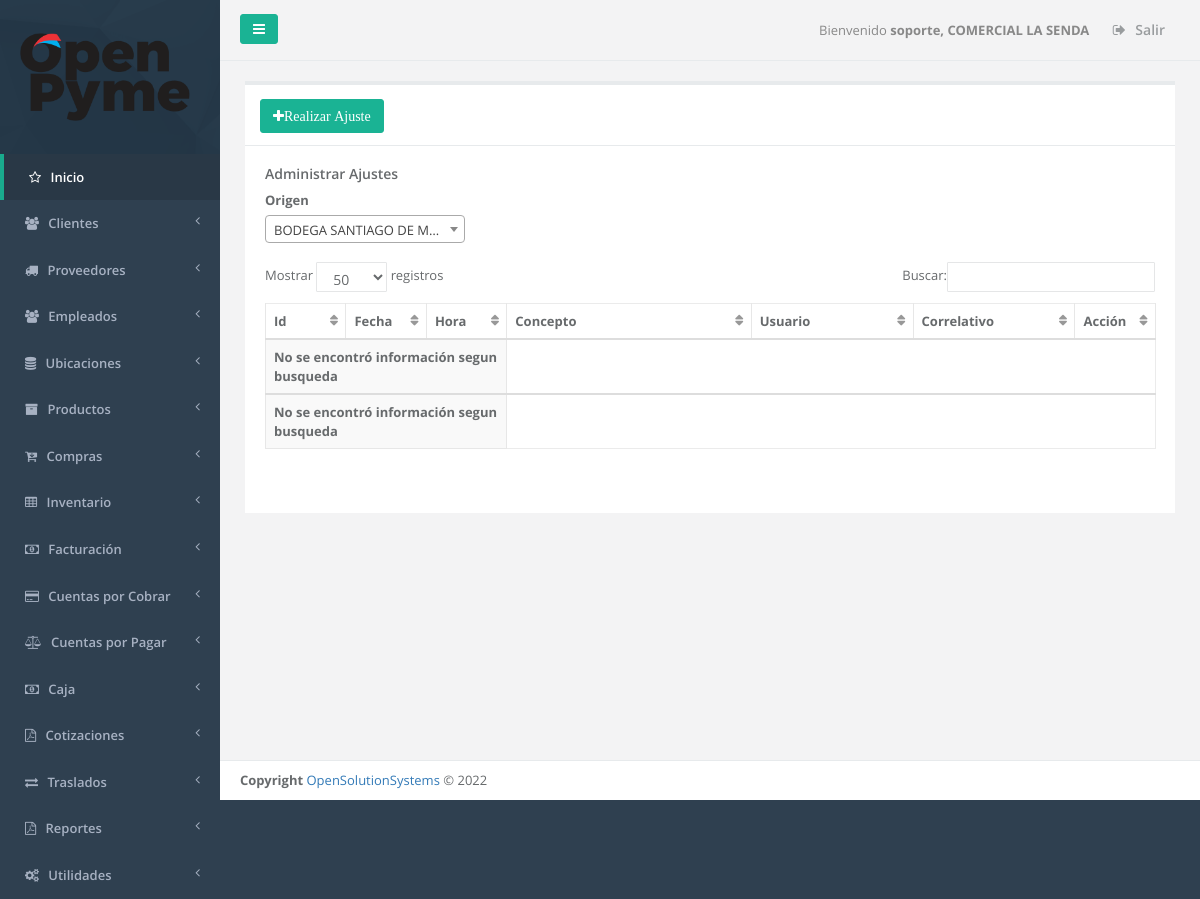
Screenshot of /admin_ajuste.php (signed in) with the database file from the repository.
### tables this page shows
CREATE TABLE `sucursal` (
  `id_server` int(11) NOT NULL,
  `unique_id` text NOT NULL,
  `id_sucursal` int(11) NOT NULL,
  `descripcion` text NOT NULL,
  `direccion` varchar(255) NOT NULL,
  `telefono1` varchar(20) NOT NULL,
  `telefono2` varchar(20) NOT NULL,
  `casa_matriz` tinyint(1) NOT NULL,
  `iva` float NOT NULL,
  `monto_retencion1` float NOT NULL,
  `monto_retencion10` float NOT NULL,
  `monto_percepcion` float NOT NULL,
  `n_sucursal` int(11) NOT NULL,
  `vigencia_factura` int(11) NOT NULL,
  `vigencia_pedido` int(11) NOT NULL,
  `giro` varchar(100) NOT NULL,
  `nrc` varchar(100) NOT NULL,
  `nit` varchar(100) NOT NULL,
  `razon_social` varchar(150) NOT NULL,
  `logo` varchar(150) NOT NULL,
  `serie_cof` varchar(100) NOT NULL,
  `desde_cof` int(11) NOT NULL,
  `hasta_cof` int(11) NOT NULL,
  `serie_ccf` varchar(100) NOT NULL,
  `desde_ccf` int(11) NOT NULL,
  `hasta_ccf` int(11) NOT NULL,
  `ultima_act` date NOT NULL
);

CREATE TABLE `menu` (
  `id_server` int(11) NOT NULL,
  `unique_id` text NOT NULL,
  `id_menu` int(11) NOT NULL,
  `nombre` varchar(250) DEFAULT NULL,
  `prioridad` int(11) DEFAULT NULL,
  `icono` varchar(250) NOT NULL,
  `visible` tinyint(1) NOT NULL
);

### _conexion.php (called while the page is built, shortened)
<?php
$username = "root";
$password = "admin$";
$hostname = "localhost";
$dbname = "senda";
$conexion = mysqli_connect("$hostname","$username","$password","$dbname");
function _query($sql_string){
  global $conexion;
  mysqli_set_charset($conexion,"utf8");
  $query=mysqli_query($conexion,$sql_string);
  return $query;
}
function _fetch_array($sql_string){
  $fetched = mysqli_fetch_array($sql_string,MYSQLI_ASSOC);
  return $fetched;
}
function _num_rows($sql_string){
  $rows = mysqli_num_rows($sql_string);
  return $rows;
}
function get_name_script($url){
  if ( strpos($url, '/') !== FALSE ){
    $nombre_archivo_tmp = explode('/', $url);
  }
  $nombre_archivo= array_pop($nombre_archivo_tmp );
  return  $nombre_archivo;
}
function permission_usr($id_user,$filename){
  $sql1="SELECT menu.id_menu, menu.nombre as nombremenu, menu.prioridad,
  modulo.id_modulo,  modulo.nombre as nombremodulo, modulo.descripcion, modulo.filename,
  usuario_modulo.id_usuario,usuario.admin as admin
  FROM menu, modulo, usuario_modulo, usuario
  WHERE usuario.id_usuario='$id_user'
  AND menu.id_menu=modulo.id_menu
  AND usuario.id_usuario=usuario_modulo.id_usuario
  AND usuario_modulo.id_modulo=modulo.id_modulo
  AND modulo.filename='$filename'
  ";
  $result1=_query($sql1);
  $count1=_num_rows($result1);
  if($count1 >0){
    $row1=_fetch_array($result1);
    $admin=$row1['admin'];
    $nombremodulo=$row1['nombremodulo'];
    $filename=$row1['filename'];
    $name_link=$filename;
  }
  else{
    $name_link='NOT';
  }
  return $name_link;
}
?>

### admin_ajuste.php (the view, shortened to what this page needs)
<?php
function initial()
{
$_PAGE = array();
$_PAGE ['links'] = null;
$_PAGE ['links'] .= '<link href="css/bootstrap.min.css" rel="stylesheet">';
$_PAGE ['links'] .= '<link href="font-awesome/css/font-awesome.css" rel="stylesheet">';
$_PAGE ['links'] .= '<link href="css/plugins/iCheck/custom.css" rel="stylesheet">';
$_PAGE ['links'] .= '<link href="css/plugins/toastr/toastr.min.css" rel="stylesheet">';
$_PAGE ['links'] .= '<link href="css/plugins/dataTables/dataTables.bootstrap.css" rel="stylesheet">';
$_PAGE ['links'] .= '<link href="css/plugins/dataTables/dataTables.responsive.css" rel="stylesheet">';
$_PAGE ['links'] .= '<link href="css/plugins/select2/select2.css" rel="stylesheet">';
$_PAGE ['links'] .= '<link href="css/plugins/dataTables/dataTables.tableTools.min.css" rel="stylesheet">';
$_PAGE ['links'] .= '<link href="css/animate.css" rel="stylesheet">';
$_PAGE ['links'] .= '<link href="css/style.css" rel="stylesheet">';
include_once "header.php";
include_once "main_menu.php";
$id_user=$_SESSION["id_usuario"];
$admin=$_SESSION["admin"];
$uri = $_SERVER['SCRIPT_NAME'];
$filename=get_name_script($uri);
$links=permission_usr($id_user, $filename);
?>
<div class="wrapper wrapper-content  animated fadeInRight">
	<div class="row" id="row1">
		<div class="col-lg-12">
			<div class="ibox float-e-margins">
				<?php
				if ($links!='NOT' || $admin=='1') {
					echo "<div class='ibox-title'>";
					$filename='ajuste_inventario.php';
					$link=permission_usr($id_user, $filename);
					if ($link!='NOT' || $admin=='1') {
            ?>
            <a href="ajuste_inventario.php">
  					<button type="button" class="btn btn-primary" name="button"> <i class="fa fa-plus">Realizar Ajuste</i> </button>
            </a>
            <?php
					}
					echo	"</div>";
					?>
					<div class="ibox-content">
						<header>
							<h4>Administrar Ajustes</h4>
						</header>
            <div class="row">
              <div class="col-lg-3">
                <label>Origen</label>
              </div>
              <div class="col-lg-3">
              </div>
            </div>
            <br>
						<section>
							<table class="table table-striped table-bordered table-hover" id="editable2">
								<thead>
									<tr>
										<th class="col-lg-1">Id</th>
										<th class="col-lg-1">Fecha</th>
                    <th class="col-lg-1">Hora</th>
										<th class="col-lg-3">Concepto</th>
										<th class="col-lg-2">Usuario</th>
                    <th class="col-lg-2">Correlativo</th>
										<th class="col-lg-1">Acci&oacute;n</th>
									</tr>
								</thead>
							</table>
						</section>
					</div>
				</div>
				</div>
			</div>
		</div>
		<?php
        include("footer.php");
                } else {
        echo "<br><br><div class='alert alert-warning'>No tiene permiso para este modulo.</div></div></div></div></div>";
        include("footer.php");
    }
  }
  if (!isset($_REQUEST['process']))
  {
    initial();
  }
    ?>

### main_menu.php (shortened to what this page needs)
<?php
  $id_sucursal = $_SESSION['id_sucursal'];
  $sql_sucursal = "SELECT * FROM sucursal WHERE id_sucursal = '$id_sucursal'";
  $query_sucursal = _query($sql_sucursal);
  $row_sucursal = _fetch_array($query_sucursal);
  $logo = $row_sucursal['logo'];
?>
<nav class="navbar-default navbar-static-side" role="navigation">
  <div class="sidebar-collapse">
    <ul class="nav" id="side-menu">
      <li class="nav-header">
        <div class="dropdown profile-element"> <span>
          <img alt="image" class="img-responsive" src="<?php echo $logo;  ?>" width="180px" style="margin-left: -3%;">
        </span>
      </div>
    </li>
    <?php
    $id_user=$_SESSION["id_usuario"];
    $admin=$_SESSION["admin"];
    $icono='fa fa-star-o';
    $sql_menus="SELECT id_menu, nombre, prioridad,icono FROM menu order by prioridad";
    $result=_query($sql_menus);
    $main_lnk='dashboard.php';
    if($admin=='1')
    {
      echo  "<li class='active'>";
      echo "<a href='dashboard.php'><i class='".$icono."'></i> <span class='nav-label'>Inicio</span></a>";
      echo  "</li>";
    }
    else
    {
      echo  "<li class='active'>";
      echo "<a href='dashboard.php'><i class='".$icono."'></i> <span class='nav-label'>Inicio</span></a>";
      echo  "</li>";
    }
    while($row=_fetch_array($result))
    {
      $menuname=$row['nombre'];
      $id_menu=$row['id_menu'];
      $icono=$row['icono'];
      if($admin=='1')
      {
        $sql_links="SELECT distinct menu.id_menu, menu.nombre as nombremenu, menu.prioridad,
        modulo.id_modulo, modulo.nombre as nombremodulo, modulo.descripcion, modulo.filename, usuario.admin
        FROM menu, modulo, usuario
        WHERE usuario.id_usuario='$id_user'
        AND usuario.admin='1'
        AND menu.id_menu='$id_menu'
        AND menu.id_menu=modulo.id_menu
        AND modulo.mostrarmenu='1'
        AND menu.visible=1
        ";
      }
      $result_modules=_query($sql_links);
      $numrow2=_num_rows($result_modules);
      if($numrow2>0)
      {
        echo "<li><a href='".$main_lnk."'><i class='".$icono."'></i></i> <span class='nav-label'>".$menuname."</span> <span class='fa arrow'></span></a>";
        echo" </li>";
      }
    }
  ?>
</div>
</nav>
<div id="page-wrapper" class="gray-bg">
  <div class="row border-bottom">
    <nav class="navbar navbar-static-top" role="navigation" style="margin-bottom: 0">
      <div class="navbar-header">
        <a class="navbar-minimalize minimalize-styl-2 btn btn-primary"><i class="fa fa-bars"></i> </a>
      </div>
      <?php
      $id_sucursal=$_SESSION["id_sucursal"];
      $qsucursal=_query("SELECT descripcion FROM sucursal WHERE id_sucursal='$id_sucursal'");
      $row_sucursal=_fetch_array($qsucursal);
      $sucursal=$row_sucursal["descripcion"];
      ?>
      <ul class="nav navbar-top-links navbar-right">
        <li>
          <span class="m-r-sm text-muted welcome-message">Bienvenido <b><?php echo $_SESSION["nombre"].", ".$sucursal ?> </b></span>
        </li>
        <li>
          <a href="logout.php">
            <i class="fa fa-sign-out"></i> Salir
          </a>
        </li>
      </ul>
    </nav>
  </div>

### rows the page displays
sucursal: logo (picture), descripcion "COMERCIAL LA SENDA"
menu: nombre "Clientes"
menu: nombre "Proveedores"
menu: nombre "Empleados"
menu: nombre "Ubicaciones"
menu: nombre "Productos"
menu: nombre "Compras"
menu: nombre "Inventario"
menu: nombre "Facturación"
menu: nombre "Cuentas por Cobrar"
menu: nombre "Cuentas por Pagar"
menu: nombre "Caja"
menu: nombre "Cotizaciones"
menu: nombre "Traslados"
menu: nombre "Reportes"
menu: nombre "Utilidades"

### other values shown
$_SESSION["nombre"] "soporte"
